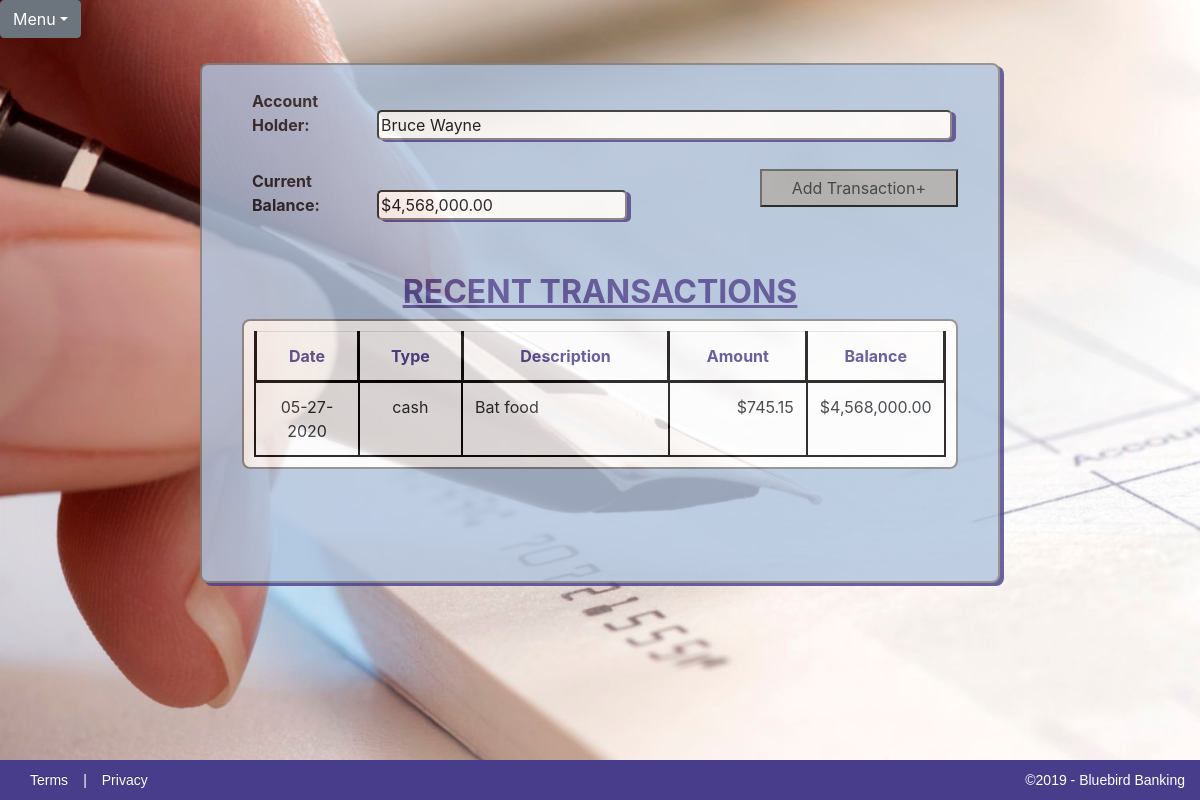
The app's page /4/balance with its own data.
### accounts/models.py (models this page shows, shortened)
class Account(models.Model):
    account_Num = models.CharField(max_length=10, default="", blank=True, null=False, unique=True)
    name_first = models.CharField(max_length=100, default="", blank=True, null=False)
    name_last = models.CharField(max_length=100, default="", blank=True, null=False)
    balance = models.DecimalField(max_digits=100000, decimal_places=2, default="", blank=True, null=False)
    objects = models.Manager()

class Transaction(models.Model):
    date = models.DateTimeField(auto_now_add=True, blank=True)
    type = models.CharField(max_length=10, choices=TRANSACTION_TYPES)
    description = models.CharField(max_length=100, default="", blank=True, null=False)
    amount = models.DecimalField(max_digits=100000, decimal_places=2, default="", blank=True, null=False)
    account = models.ForeignKey(Account, related_name='transaction', on_delete=models.CASCADE)
    current_balance = models.DecimalField(max_digits=100000, decimal_places=2, default=0.00, blank=True, null=False)
    objects = models.Manager()

### mainapp/views.py (the view)
# urls.py: path('<int:pk>/balance', views.balanceSheet, name="balanceSheet"),
def balanceSheet(request, pk):
    pk = int(pk)
    account_info = get_object_or_404(Account, pk=pk)
    account = Account.objects.filter(pk=pk)
    transactions = Transaction.objects.filter(account__account_Num=account)
    return render(request, "BalanceSheet.html", {'account': account, 'transactions':transactions, 'accountInfo': account_info})

### templates/BalanceSheet.html (shortened to what this page needs)
{% extends 'checkbook_base.html' %}
{% load humanize %}
{% block content %}
			<div id="all-transactions-form">
				<form>
					<br>
					<label>Account Holder:</label><input id="accountholder" type="text" name="accountHolder" value="{{ accountInfo.name_first }} {{ accountInfo.name_last }}" readonly><br><br>
					<label>Current Balance:</label><input id="balance" type="text" name="currentBalance" value="${{ accountInfo.balance | intcomma}}" readonly>
					<button type="button"><a href="{% url 'newTransaction' %}" class="dropdown-item">Add Transaction+</a></button>
				</form>
				<br><br>
			</div>
			<h2>RECENT TRANSACTIONS</h2>
			<table class="table table-responsive" id ="transactions-table">
				<tr id="headerRow">
					<th>Date</th>
					<th>Type</th>
					<th>Description</th>
					<th>Amount</th>
					<th>Balance</th>
				</tr>
				{% for entry in account %}
					{% for item in entry.transaction.all %}
				<tr>
					<td class="center"> {{ item.date | date:'m-d-Y' }} </td>
					<td class="center">{{ item.type }}</td>
					<td class="left">{{ item.description }}</td>
					<td class="right">${{ item.amount | intcomma }}</td>
					<td class="right">${{ item.current_balance | intcomma }}</td>
				</tr>
				{% endfor %}
				{% endfor %}
			</table>
			<br><br>
{% endblock %}

### assets/CSS/CheckbookApp.css (style rules this page uses)
html, body { height: cover; width: cover; }
body { font-family: Lucida Sans Unicode; text-align: center; background-image: url('../../static/images/CheckCalligraphyPen.jpg'); -webkit-background-size: cover; -moz-background-size: cover; -o-background-size: cover; background-size: cover; overflow: scroll; background-repeat: no-repeat; }
label { width: 125px; margin-left: 50px; font-weight: bold; opacity: initial; }
input, select { width: 500px; border-radius: 5px; box-shadow: 4px 2px darkslateblue; }
th { border: 3px solid black; }
tr td { height: 25px; border: 2px solid black; word-wrap: normal; vertical-align: top; width: auto; }
#headerRow { color: darkslateblue; text-align: center; }
.center { text-align: center; width: 15%; }
.left { padding-left: 10px; width: 30%; word-wrap: normal; }
.right { padding-right: 5px; width: 20%; text-align: right; }
.checkbook-container h2 { color: darkslateblue; font-size: 32px; font-weight: bold; text-align: center; text-decoration: underline; }
#all-transactions-form { position: relative; }
#all-transactions-form button { background-color: darkgray; position: relative; right: 40px; float: right; }
#accountholder { width: 575px; }
#balance { width: 250px; }
#transactions-table { background-color:white; width: 90%; height: auto; margin-right: auto; margin-left: auto; padding: 10px; border: 2px solid gray; border-collapse: collapse; border-radius: 8px; table-layout: auto; float: center; position: relative; }
.checkbook-container button, .new-account-button { background-color: darkgray; display: block; margin-left: auto; margin-right: auto; }
button a, button a:hover { text-decoration: none; text-align: center; color:black; }

### records on screen
Account: accountHolder "Bruce Wayne", currentBalance "$4,568,000.00"
Transaction: date "05-27-2020", type "cash", description "Bat food", amount "745.15", current_balance "4,568,000.00"
